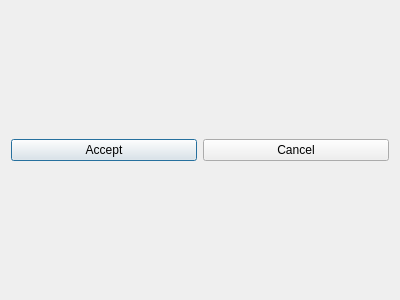
<?xml version="1.0" encoding="UTF-8"?>
<ui version="4.0">
 <class>effectwindow</class>
 <widget class="QDialog" name="effectwindow">
  <property name="geometry">
   <rect>
    <x>0</x>
    <y>0</y>
    <width>400</width>
    <height>300</height>
   </rect>
  </property>
  <property name="windowTitle">
   <string>Dialog</string>
  </property>
  <layout class="QVBoxLayout" name="verticalLayout">
   <item>
    <layout class="QHBoxLayout" name="horizontalLayout">
     <item>
      <widget class="QPushButton" name="acceptButton">
       <property name="text">
        <string>Accept</string>
       </property>
      </widget>
     </item>
     <item>
      <widget class="QPushButton" name="cancelButton">
       <property name="text">
        <string>Cancel</string>
       </property>
      </widget>
     </item>
    </layout>
   </item>
  </layout>
 </widget>
 <resources/>
 <connections/>
</ui>
